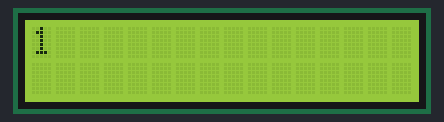
A sketch run on a simulated Arduino Uno, built with avr-gcc and run on an emulated ATmega328P. Shown: 16×2 character LCD.

Above: at 0.1 s.
At 4.1 s:
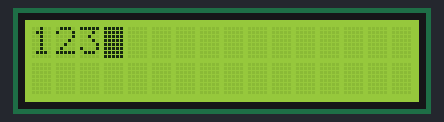
At 8.1 s:
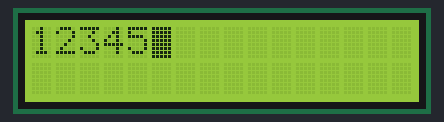
At 18.1 s:
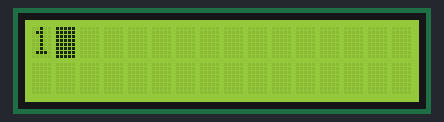
At 28.2 s:
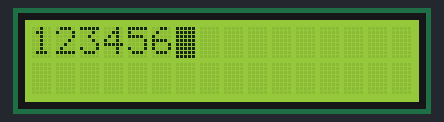
At 38.2 s:
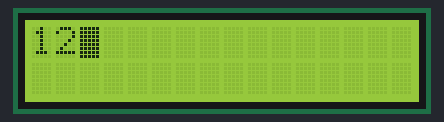

Measured:
- what the display in image 1 shows lasts 2.0 s, from 4.1 s to 6.1 s

The sketch:

counting_lcd.ino
```cpp
//test lcd whether it works or not
#include <Wire.h>
#include <LiquidCrystal_I2C.h>
//The maximum character of this lcd for used latter are below here
const int nCols = 16;
const int nRows = 2;
//Setting up the lcd
LiquidCrystal_I2C lcd(0x27, nCols,nRows);


void setup()
{
// initialize the LCD
lcd.begin();

}
void loop()
{
  for(int i = 0;i<9;i++)
  {
    lcd.setCursor(i, 0);
    lcd.print(i+1);
    delay(1000);
    lcd.blink();
    delay(1000);
  }
  lcd.clear();
}
```
